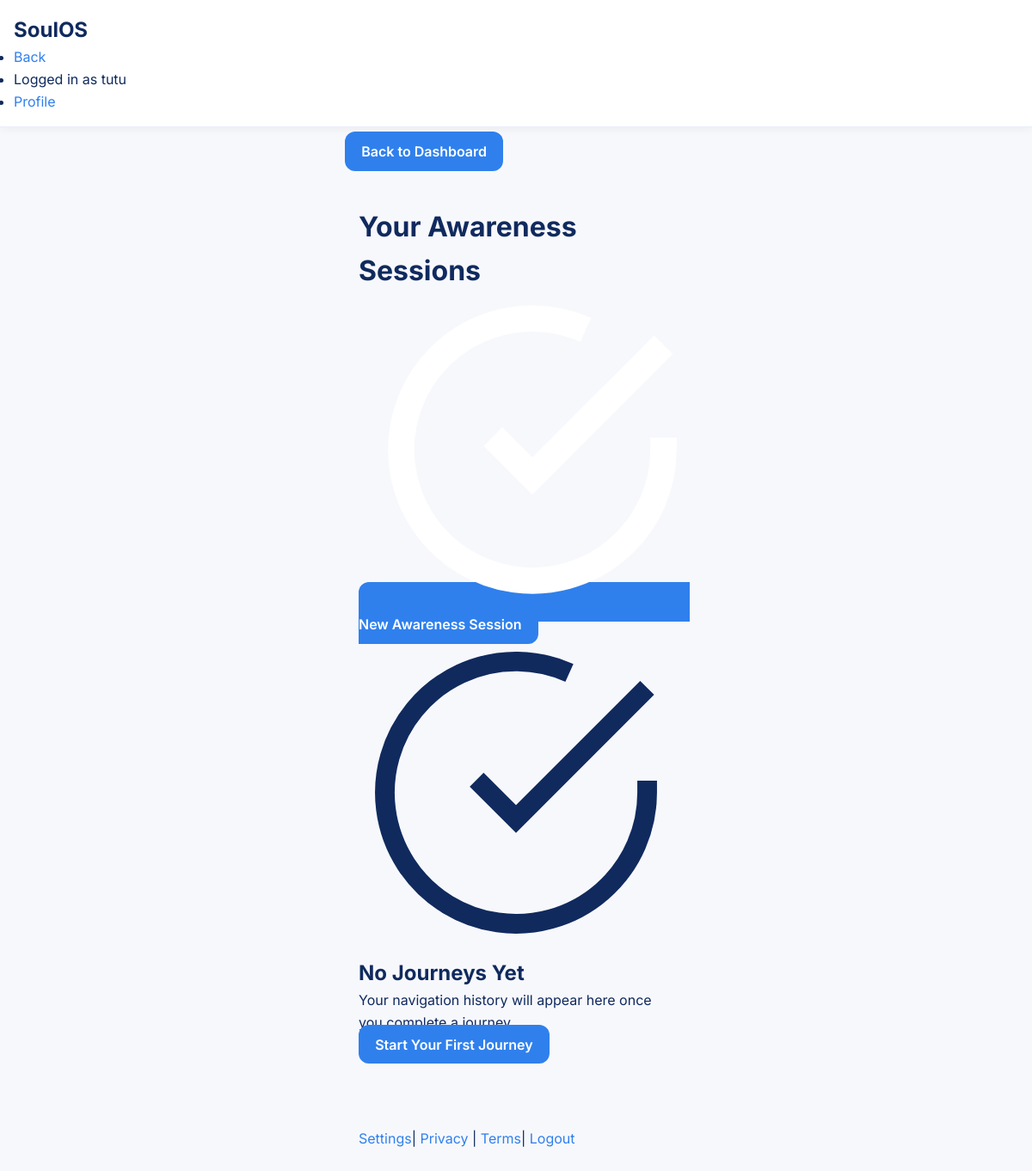
Page /soul-navigation/history/ (signed in) on the earlier database version.
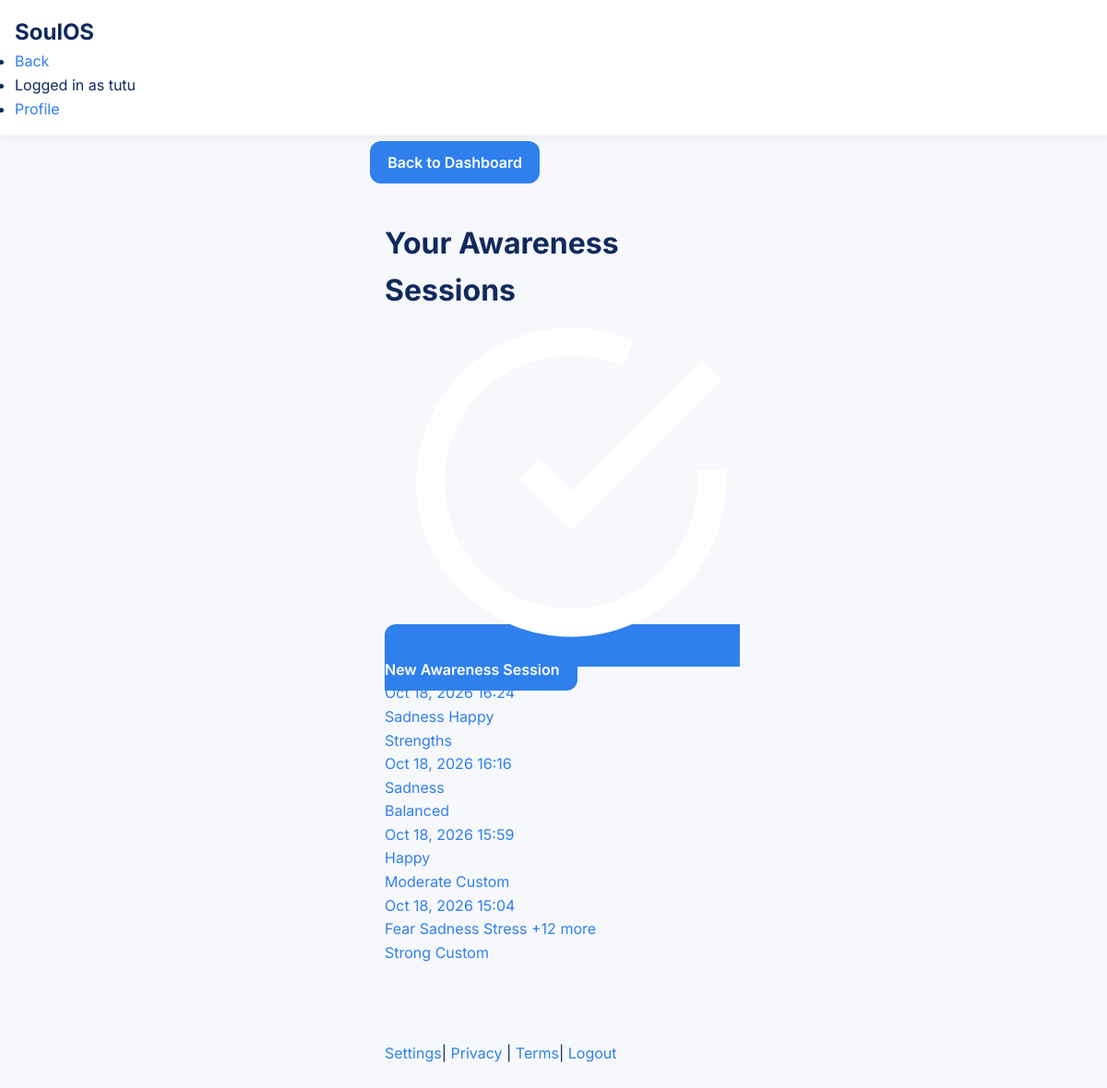
Same page on the later database version.
### soul_navigation/models.py (models this page shows, shortened)
class NavigationSession(models.Model):
    user = models.ForeignKey(
        User, on_delete=models.CASCADE, related_name="navigation_sessions"
    )
    created_at = models.DateTimeField(auto_now_add=True)
    updated_at = models.DateTimeField(auto_now=True)
    completed = models.BooleanField(default=False)
    observed_issues = models.JSONField(
        default=list, blank=True
    )  # List of selected issues
    observed_other = models.TextField(blank=True, default="")
    intensity = models.CharField(
        max_length=20,
        choices=[
            ("mild", "Mild"),
            ("moderate", "Moderate"),
            ("strong", "Strong"),
            ("intense", "Intense"),
            ("very_intense", "Very Intense"),
        ],
        blank=True,
        default="",
    )
    influences = models.JSONField(
        default=list, blank=True
    )  # List of selected influences
    influences_other = models.TextField(blank=True, default="")
    thoughts = models.JSONField(default=list, blank=True)  # List of selected thoughts
    thoughts_other = models.TextField(blank=True, default="")
    selected_reframe = models.CharField(
        max_length=50, blank=True, default=""
    )  # balanced, compassionate, practical, custom
    custom_reframe = models.TextField(blank=True, default="")
    selected_action = models.CharField(max_length=100, blank=True, default="")
    custom_action = models.TextField(blank=True, default="")
    reflection = models.JSONField(
        default=list, blank=True
    )  # List of selected reflections
    reflection_other = models.TextField(blank=True, default="")
    ai_reframes = models.JSONField(
        default=dict, blank=True
    )  # Store AI generated reframes
    class Meta:
        ordering = ["-created_at"]

### soul_navigation/views.py (the view)
# urls.py: path("history/", views.history, name="history"),
@login_required
def history(request):
    sessions = NavigationSession.objects.filter(user=request.user, completed=True)
    from django.core.paginator import Paginator
    paginator = Paginator(sessions, 10)
    page_number = request.GET.get("page")
    page_obj = paginator.get_page(page_number)
    context = {
        "page_obj": page_obj,
        "is_paginated": page_obj.has_other_pages(),
    }
    return render(request, "soul_navigation/history.html", context)

### templates/soul_navigation/history.html (shortened to what this page needs)
{% extends "soul_navigation/base.html" %}
{% load static %}
{% block content %}
<div class="sn-layout">
  <header class="sn-header">
    <div class="container">
    </div>
  </header>
  <main class="sn-main" role="main">
    <div class="container">
      <div class="sn-content">
        <div class="sn-history">
           <header class="sn-history-header">
             <h1 class="sn-history-title">Your Awareness Sessions</h1>
             <a href="{% url 'soul_navigation:start' %}" class="btn btn-primary">
               <svg class="icon icon-sm" aria-hidden="true" viewBox="0 0 24 24" fill="none" stroke="currentColor" stroke-width="2">
                 <path d="M22 11.08V12a10 10 0 1 1-5.93-9.14"/>
                 <path d="M22 4L12 14.01l-3-3"/>
               </svg>
               <span>New Awareness Session</span>
             </a>
           </header>
          {% if page_obj %}
          <div class="sn-session-list">
            {% for session in page_obj %}
            <a href="{% url 'soul_navigation:summary' session.id %}" class="sn-session-card">
              <div class="sn-session-meta">
                <span class="sn-session-date">{{ session.created_at|date:"M d, Y" }}</span>
                <span class="sn-session-time">{{ session.created_at|date:"H:i" }}</span>
              </div>
              <div class="sn-session-issues">
                {% for issue in session.observed_issues|slice:":3" %}
                <span class="sn-issue-chip">{{ issue|capfirst }}</span>
                {% endfor %}
                {% if session.observed_issues|length > 3 %}
                <span class="sn-issue-chip">+{{ session.observed_issues|length|add:"-3" }} more</span>
                {% endif %}
              </div>
              <div class="sn-session-details">
                <span class="sn-session-intensity">{{ session.intensity|capfirst }}</span>
                <span class="sn-session-reframe">{{ session.selected_reframe|capfirst }}</span>
              </div>
            </a>
            {% endfor %}
          </div>
          {% else %}
          <div class="sn-empty-state">
            <svg class="empty-state-icon" viewBox="0 0 24 24" fill="none" stroke="currentColor" stroke-width="1.5" aria-hidden="true">
              <path d="M22 11.08V12a10 10 0 1 1-5.93-9.14"/>
              <path d="M22 4L12 14.01l-3-3"/>
            </svg>
            <h2 class="empty-state-title">No Journeys Yet</h2>
            <p class="empty-state-description">Your navigation history will appear here once you complete a journey.</p>
            <a href="{% url 'soul_navigation:start' %}" class="btn btn-primary">Start Your First Journey</a>
          </div>
          {% endif %}
        </div>
      </div>
    </div>
  </main>
</div>
{% endblock %}

Differences in the rows shown:
added NavigationSession: created_at "Oct 18, 2026", created_at "16:24", observed_issues "Sadness" "Happy", selected_reframe "Strengths"
added NavigationSession: created_at "Oct 18, 2026", created_at "16:16", observed_issues "Sadness", selected_reframe "Balanced"
added NavigationSession: created_at "Oct 18, 2026", created_at "15:59", observed_issues "Happy", intensity "Moderate", selected_reframe "Custom"
added NavigationSession: created_at "Oct 18, 2026", created_at "15:04", observed_issues "Fear" "Sadness" "Stress", observed_issues|length "12", intensity "Strong", selected_reframe "Custom"
Other differences:
text no longer shown: "No Journeys Yet Your navigation history will appear here once you complete a journey. Start Your First Journey"
